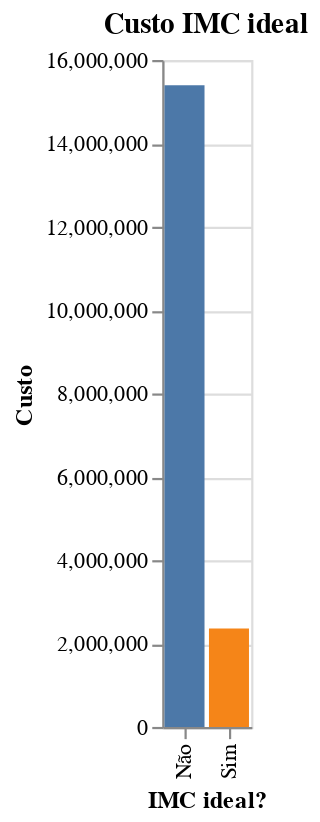

Source (notebook cell):
### Code cell
alt.Chart(custo_imc, title="Custo IMC ideal").mark_bar().encode(
    x= alt.X('imc ideal', title='IMC ideal?'),
    y= alt.Y('charges', title='Custo'),
    color = alt.Color('imc ideal', legend=None)
).interactive()

### Figure 1 — Vega-Lite specification as saved in the notebook (floating-point values rounded to 4 significant figures)
{"config": {"view": {"continuousWidth": 400, "continuousHeight": 300}}, "data": {"name": "data-13fc9aceed4d1a7243e60acf5c68d021"}, "mark": "bar", "encoding": {"color": {"type": "nominal", "field": "imc ideal", "legend": null}, "x": {"type": "nominal", "field": "imc ideal", "title": "IMC ideal?"}, "y": {"type": "quantitative", "field": "charges", "title": "Custo"}}, "selection": {"selector005": {"type": "interval", "bind": "scales", "encodings": ["x", "y"]}}, "title": "Custo IMC ideal", "$schema": "https://vega.github.io/schema/vega-lite/v4.0.2.json", "datasets": {"data-13fc9aceed4d1a7243e60acf5c68d021": [{"imc ideal": "Não", "charges": 15390000.0}, {"imc ideal": "Sim", "charges": 2363000.0}]}}
